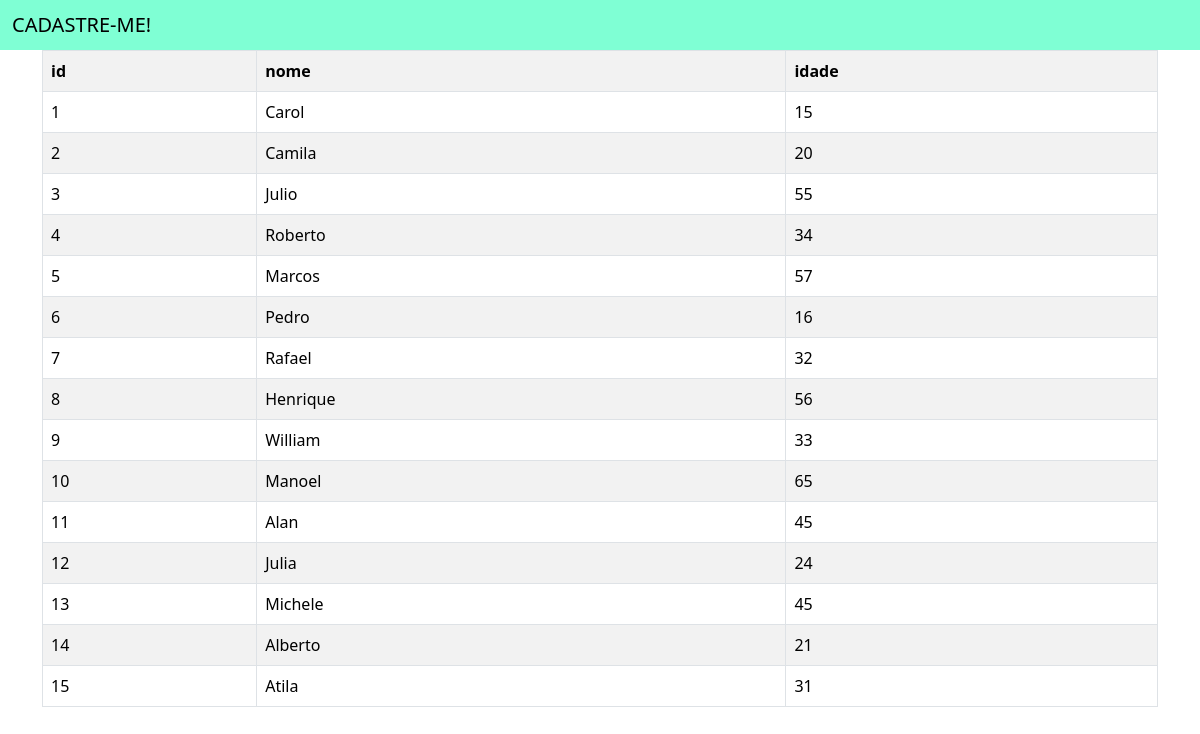
Screenshot of /usuarios/ with the database file from the repository.
### app_cadastro_usuarios/models.py (models this page shows)
class Usuario(models.Model):
    id_usuario  =  models.AutoField(primary_key=True)
    nome        =  models.TextField(max_length=255)
    idade       =  models.IntegerField()

### app_cadastro_usuarios/views.py (the view, shortened to what this page needs)
# urls.py: path('usuarios/', views.usuarios, name='listagem_usuarios'),
def usuarios(request):
    try:
        usuarios = {"usuarios": Usuario.objects.all()}
        logger.debug(f"Retrieved users: {usuarios}")
    except Exception as e:
        logger.error(f"Error retrieving users: {e}")
        return HttpResponse(f"Error retrieving users: {e}", status=500)
    try:
        return render(request, 'usuarios/usuarios.html', usuarios)
    except Exception as e:
        logger.error(f"Error rendering template: {e}")
        return HttpResponse(f"Error rendering template: {e}", status=500)

### app_cadastro_usuarios/templates/usuarios/usuarios.html (shortened to what this page needs)
{% extends 'usuarios/base.html' %}
{% block conteudo %}
<div class="container">
    <table class="table table-bordered table-striped">
        <tr>
            <th>id</th>
            <th>nome</th>
            <th>idade</th>
        </tr>
        {% for usuario in usuarios %}
        <tr>
            <td>{{ usuario.id_usuario }}</td>
            <td>{{ usuario.nome }}</td>
            <td>{{ usuario.idade }}</td>
        </tr>
        {% endfor %}
    </table>
</div>
{% endblock %}

### app_cadastro_usuarios/templates/usuarios/base.html (shortened to what this page needs)
<!doctype html>
<html lang="en">
  <head>
    <link href="https://cdn.jsdelivr.net/npm/bootstrap@5.3.3/dist/css/bootstrap.min.css" rel="stylesheet">
  </head>
  <body>
      <nav style="background-color:  aquamarine !important;" class="navbar bg-body-tertiary">
        <div class="container-fluid">
          <span class="navbar-brand mb-0 h1"><a style="text-decoration: none;color: black;" href="{% url 'home' %}"> CADASTRE-ME! </a>  </span>
        </div>
      </nav>
        {% block conteudo %}
        {% endblock %}
  </body>
</html>

### rows the page displays
Usuario: id_usuario "1", nome "Carol", idade "15"
Usuario: id_usuario "2", nome "Camila", idade "20"
Usuario: id_usuario "3", nome "Julio", idade "55"
Usuario: id_usuario "4", nome "Roberto", idade "34"
Usuario: id_usuario "5", nome "Marcos", idade "57"
Usuario: id_usuario "6", nome "Pedro", idade "16"
Usuario: id_usuario "7", nome "Rafael", idade "32"
Usuario: id_usuario "8", nome "Henrique", idade "56"
Usuario: id_usuario "9", nome "William", idade "33"
Usuario: id_usuario "10", nome "Manoel", idade "65"
Usuario: id_usuario "11", nome "Alan", idade "45"
Usuario: id_usuario "12", nome "Julia", idade "24"
Usuario: id_usuario "13", nome "Michele", idade "45"
Usuario: id_usuario "14", nome "Alberto", idade "21"
Usuario: id_usuario "15", nome "Atila", idade "31"
